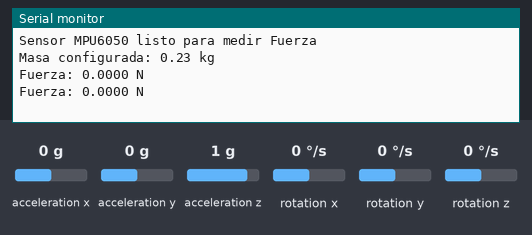
Bench run of a sketch on a simulated Arduino Uno, built with avr-gcc and run on an emulated ATmega328P. Shown: the last lines printed to the serial monitor. The test bench sets the inputs (shaded band); at power-on: acceleration x 0 g, acceleration y 0 g, acceleration z 1 g, rotation x 0 °/s, rotation y 0 °/s, rotation z 0 °/s.

Above: at 1.8 s.
1.9 s: acceleration x set to -1.4 g
At 2.5 s:
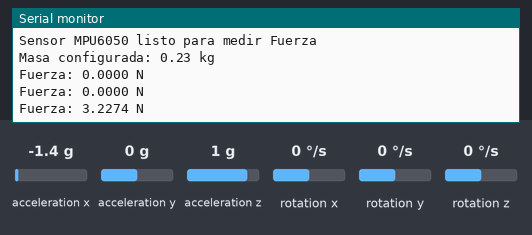
3.4 s: acceleration x set to -0.8 g
At 4.8 s:
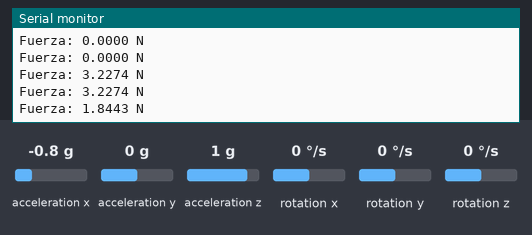
Timing chart, 0 to 6.4 s (numbered marks = the images above; inputs shaded):
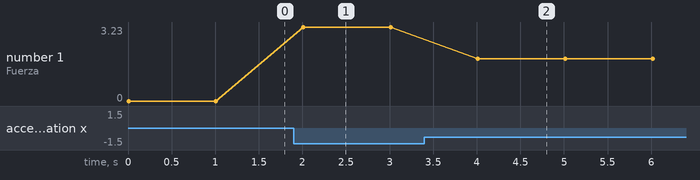

The sketch:

fuerza.ino
```cpp
#include <Wire.h>          // Incluye la librería para comunicación I2C (protocolo que usa el sensor)
#include <MPU6050.h>       // Incluye la librería específica para controlar el sensor MPU6050

// Declaración del objeto MPU para poder acceder a sus funciones
MPU6050 mpu;

// --- CONFIGURACIÓN ---
// Definimos la masa del teléfono en kilogramos (dato necesario para F = m * a)
float masaObjeto = 0.235;

void setup() {
  // Inicia la comunicación serial a 115200 baudios para ver datos en la PC
  Serial.begin(115200);

  // Inicia el bus I2C para la comunicación entre el Arduino y el sensor
  Wire.begin();

  // Ejecuta la rutina de configuración interna del sensor (escalas, filtros, etc.)
  mpu.initialize();

  // Verifica si el sensor responde correctamente antes de empezar
  if (mpu.testConnection()) {
    Serial.println("Sensor MPU6050 listo para medir Fuerza");
    Serial.println("Masa configurada: " + String(masaObjeto) + " kg");
  } else {
    // Si hay un error de cables o dirección, detiene el programa aquí
    Serial.println("Error de conexión");
    while (1);
  }
}

void loop() {
  // Declaramos variables para almacenar las lecturas "crudas" (enteros de 16 bits)
  int16_t ax, ay, az;

  // Obtenemos los valores de aceleración de los tres ejes directamente del sensor
  mpu.getAcceleration(&ax, &ay, &az);

  // 1. Convertir la lectura cruda (bits) a unidades físicas (m/s^2)
  // Dividimos entre 16384.0 (sensibilidad por defecto) y multiplicamos por la gravedad terrestre (9.81)
  float aceleracion_x = (ax / 16384.0) * 9.81;

  // 2. Aplicar la Segunda Ley de Newton: Fuerza = Masa * Aceleración
  // Usamos abs() para obtener la magnitud de la fuerza sin importar la dirección del empuje
  float fuerza = masaObjeto * abs(aceleracion_x);

  // 3. Envío de resultados al Monitor Serial
  Serial.print("Fuerza: ");
  Serial.print(fuerza, 4); // Imprime el valor de la fuerza con 4 decimales de precisión
  Serial.println(" N");    // Agrega la unidad "Newtons" y un salto de línea

  // Pausa de 1 segundo entre lecturas (puedes bajarlo a 100 para capturar mejor el movimiento)
  delay(1000);
}
```

Measured:
- after the input at 1.9 s, the serial monitor: prints a new line after 0.11 s (image 1)
- after the input at 3.4 s, the serial monitor: prints a new line after 0.61 s (image 2)
- plotted number 1: 0 → 3.23 after the input at 1.9 s, 3.23 → 1.84 after the input at 3.4 s
